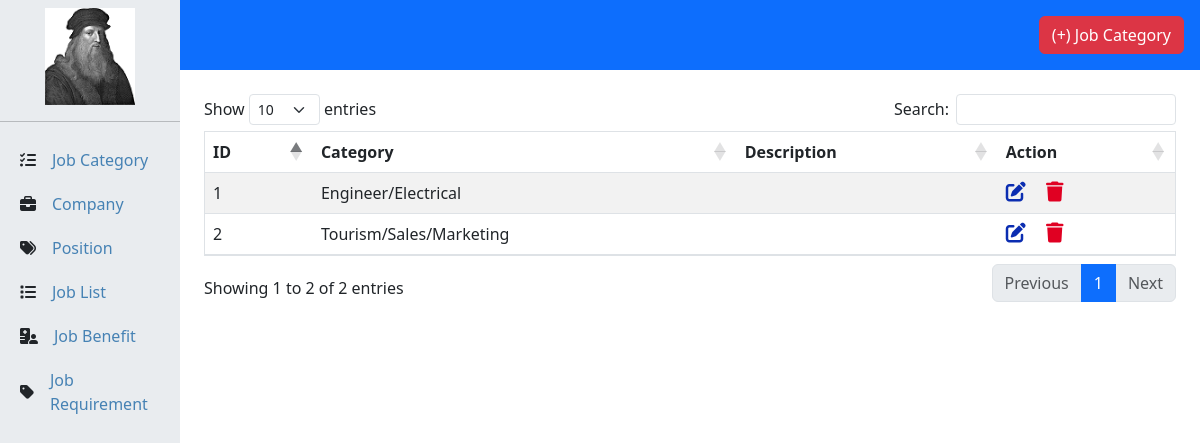
The app's page /admin/job_category.php with its own data.
### tables this page shows
CREATE TABLE `job_category` (
  `category_Id` int(50) NOT NULL,
  `category_name` varchar(50) NOT NULL,
  `description` varchar(100) DEFAULT NULL
);

### serviceImpl/categoryImpl.php (called while the page is built, shortened)
<?php
    class categoryImpl implements classCategService{
        public function select(){
            include("../connect/connect.php");
            $str = "SELECT * FROM `job_category`";
            $result = mysqli_query($conn,$str);
            return $result;
        }
    }
?>

### admin/job_category.php (the view, shortened to what this page needs)
<!DOCTYPE html>
<html lang="en">
<head>
    <link rel="stylesheet" href="../css/admin.css">
    <link rel="stylesheet" href="../css/job_category.css">
    <link href="https://cdn.jsdelivr.net/npm/bootstrap@5.3.2/dist/css/bootstrap.min.css" rel="stylesheet"
>
    <link rel="stylesheet" href="https://cdnjs.cloudflare.com/ajax/libs/font-awesome/6.4.2/css/all.min.css"
 />
    <link rel="stylesheet" href="https://cdnjs.cloudflare.com/ajax/libs/twitter-bootstrap/5.3.0/css/bootstrap.min.css">
    <link rel="stylesheet" href="https://cdn.datatables.net/1.13.6/css/dataTables.bootstrap5.min.css">
</head>
<div class="right-side bg-primary p-3 d-flex justify-content-end">
    <button type="button" class="btn btn-danger" data-bs-toggle="modal" data-bs-target="#exampleModal">
        (+) Job Category
    </button>
</div>
<div class="right-side-first px-4 mt-4">
    <table id="example" class="table table-striped border" style="width:100%">
        <thead>
            <tr>
                <th>ID</th>
                <th>Category</th>
                <th>Description</th>
                <th>Action</th>
            </tr>
        </thead>
        <tbody>
            <?php
                $i = 1;
                include("../serviceImpl/categoryImpl.php");
                $categoryImpl = new categoryImpl();
                $result = $categoryImpl->select();
                while($row = mysqli_fetch_assoc($result)){
            ?>
            <tr>
                <td><?php echo $i++ ?></td>
                <td><?php echo $row['category_name']; ?></td>
                <td><?php echo $row['description']; ?></td>
                <td>
                <a href="../editComponent/categoryEdit.php?id=<?php echo $row['category_Id']; ?>"><i class="fas fa-edit fa-spin fs-5 me-3" style="color: #0b2db1;"></i></a>
                <a href="../serviceImpl/categoryImpl.php?category_Id=<?php echo $row['category_Id']; ?> &btnDelete=btnDelete"><i class="fa-solid fa-trash fa-shake fs-5" style="color: #e00022;"></i></a>
                </td>
            </tr>
            <?php } ?>
        </tbody>
    </table>
</div>
<body>
</body>
</html>

### css/admin.css (style rules this page uses)
* { margin: 0; padding: 0; box-sizing: border-box; }
.left-side-bar { width: 15%; height: 100vh; position: fixed; overflow-y: scroll ; }
.right-side { margin-left: 15%; width: 85%; }
.left-side-first >ul { margin: 0; padding: 0; list-style: none; }
.left-side-first >ul>li { padding: 10px 20px; display: flex; align-items: center; }
.left-side-first >ul>li>a { display: block; text-decoration: none; color: steelblue; }

### css/job_category.css (style rules this page uses)
.right-side-first { margin-left: 15%; }

### records on screen
job_category: category_name "Engineer/Electrical"
job_category: category_name "Tourism/Sales/Marketing"
